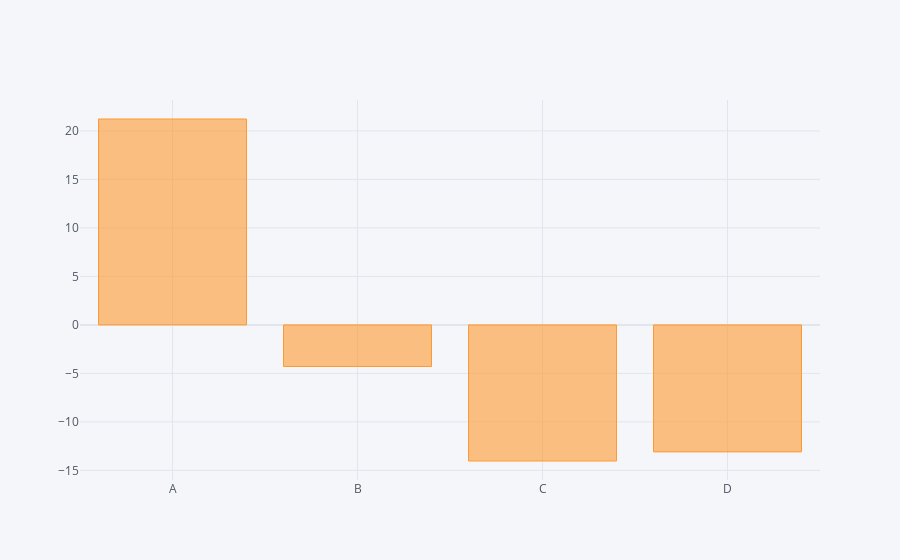

The notebook cell saved with this chart:
### Code cell
df.sum().iplot(kind = 'bar')

### Figure 1 — Plotly figure (JSON) as saved in the notebook; plotly's stock layout.template omitted (floating-point values rounded to 4 significant figures)
{"data": [{"marker": {"color": "rgba(255, 153, 51, 0.6)", "line": {"color": "rgba(255, 153, 51, 1.0)", "width": 1}}, "name": "None", "orientation": "v", "text": "", "type": "bar", "x": ["A", "B", "C", "D"], "y": [21.23, -4.286, -14.03, -13.09]}], "layout": {"legend": {"bgcolor": "#F5F6F9", "font": {"color": "#4D5663"}}, "paper_bgcolor": "#F5F6F9", "plot_bgcolor": "#F5F6F9", "title": {"font": {"color": "#4D5663"}}, "xaxis": {"gridcolor": "#E1E5ED", "showgrid": true, "tickfont": {"color": "#4D5663"}, "title": {"font": {"color": "#4D5663"}, "text": ""}, "zerolinecolor": "#E1E5ED"}, "yaxis": {"gridcolor": "#E1E5ED", "showgrid": true, "tickfont": {"color": "#4D5663"}, "title": {"font": {"color": "#4D5663"}, "text": ""}, "zerolinecolor": "#E1E5ED"}}}
